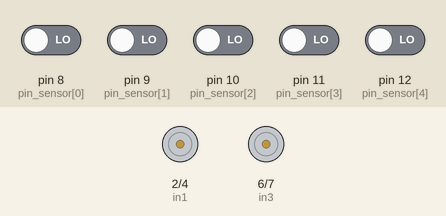
Bench run of a sketch on a simulated Arduino Uno, built with avr-gcc and run on an emulated ATmega328P. On the bench: motor-driver pin pairs drawn as motors (green arrow = first pin HIGH = forward, orange = second pin HIGH = backward, longer = more drive, scaled by the enable pin). The test bench sets the inputs (shaded band); at power-on: pin 8 (pin_sensor[0]), pin 9 (pin_sensor[1]), pin 10 (pin_sensor[2]), pin 11 (pin_sensor[3]), pin 12 (pin_sensor[4]) LOW.

Above: at 1.2 s.
1.3 s: pin 8 (pin_sensor[0]) driven HIGH
At 2.0 s:
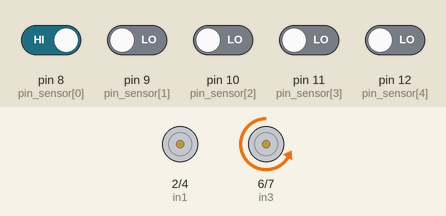
2.8 s: pin 8 (pin_sensor[0]) driven LOW
At 3.1 s:
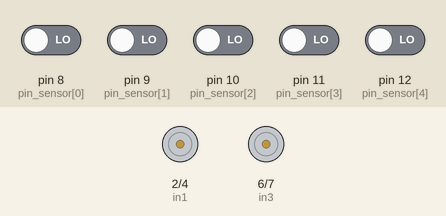
4.3 s: pin 10 (pin_sensor[2]) driven HIGH
At 5.4 s:
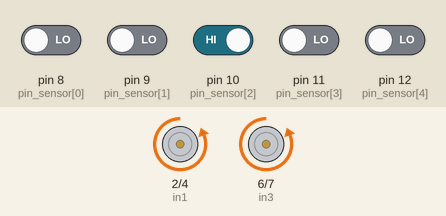
5.8 s: pin 10 (pin_sensor[2]) driven LOW
At 6.6 s:
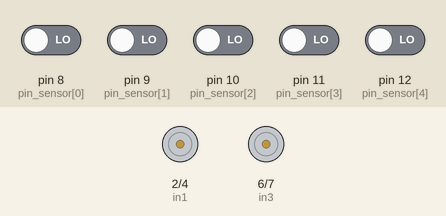
7.3 s: pin 11 (pin_sensor[3]) driven HIGH
At 7.7 s:
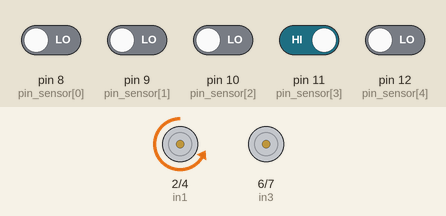
8.8 s: pin 10 (pin_sensor[2]) driven HIGH
At 10.1 s:
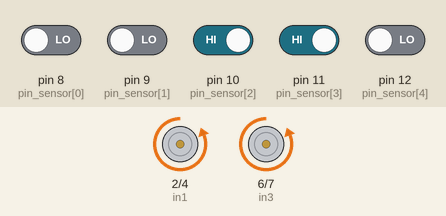
Timing chart, 0 to 11.3 s (numbered marks = the images above; inputs shaded):
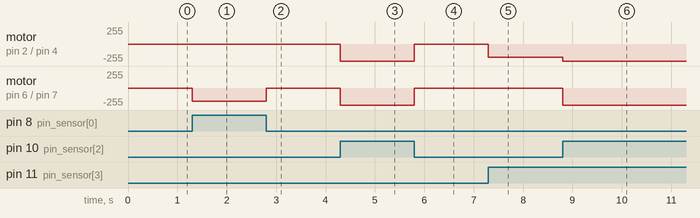

Measured:
- after the input at 1.3 s, motor on pin 6 (in3) / pin 7 (in4): stopped → backward 200/255 at once
- after the input at 2.8 s, motor on pin 6 (in3) / pin 7 (in4): backward 200/255 → stopped at once
- after the input at 4.3 s, motor on pin 2 (in1) / pin 4 (in2), motor on pin 6 (in3) / pin 7 (in4): stopped → backward 255/255 at once
- after the input at 5.8 s, motor on pin 2 (in1) / pin 4 (in2), motor on pin 6 (in3) / pin 7 (in4): backward 255/255 → stopped at once
- after the input at 7.3 s, motor on pin 2 (in1) / pin 4 (in2): stopped → backward 200/255 at once
- after the input at 8.8 s, motor on pin 2 (in1) / pin 4 (in2): backward 200/255 → backward 255/255 at once; motor on pin 6 (in3) / pin 7 (in4): stopped → backward 255/255 at once

The sketch:

UNO_5XIR_L298_LFTR_1.0.ino
```cpp
/*program Arduino LF dengan  sensor IR 5ch
  www.arducoding.com */
#define enA 3
#define in1 2
#define in2 4
#define in3 6
#define in4 7
#define enB 5

int pin_sensor[]={8,9,10,11,12};
int baca_sensor;
int inp;
int hasil_baca[]={0,0,0,0,0};

void setup(){
  pinMode(enA, OUTPUT); pinMode(enB, OUTPUT);
  pinMode(in1, OUTPUT); pinMode(in2, OUTPUT);
  pinMode(in3, OUTPUT); pinMode(in4, OUTPUT);

  int a;
  //setting pin sensor sebagai INPUT
   while(a<5){
    pinMode(pin_sensor[a],INPUT);
    a=a+1;
   }
 }
 void loop() {
   baca_sensor=readOut(pin_sensor);

   switch (baca_sensor) {
      //hasil baca sensor untuk belok kiri
      case 1: case 10: case 11: case 111:
      belok_kiri();  break;

      //hasil baca sensor untuk arah maju
      case 100: case 110: case 1100:
      gerak_maju(); break;

      //hasil baca sensor untuk belok kanan
      case 11100: case 11000:
      case 1000:  case 10000:
      belok_kanan(); break;

      //hasil baca sensor untuk stop
      case 11111:  case 0:
      motor_stop(); break;
   }

 }

 //menampung hasil baca sensor menjadi interger
 int readOut(int pin_sensor[]){
   int a,b,c=0;
   inp=0;
   while(c<5){
    hasil_baca[c]=0;
    c=c+1;
   }
   for(a=0;a<5;a++){
     hasil_baca[a]=digitalRead(pin_sensor[a]);
   }
   while(b<5){
     inp=inp*10+hasil_baca[b];
     b=b+1;
   }
  return inp;
}

//kendali motor
void gerak_maju(){
  analogWrite (enA, 255);
  digitalWrite(in1, LOW);
  digitalWrite(in2, HIGH);
  digitalWrite(in3, LOW);
  digitalWrite(in4, HIGH);
  analogWrite (enB, 255);
}
void belok_kanan(){
  analogWrite (enA, 0);
  digitalWrite(in1, LOW);
  digitalWrite(in2, HIGH);
  digitalWrite(in3, LOW);
  digitalWrite(in4, HIGH);
  analogWrite (enB, 200);
}

void belok_kiri(){
  analogWrite (enA, 200);
  digitalWrite(in1, LOW);
  digitalWrite(in2, HIGH);
  digitalWrite(in3, LOW);
  digitalWrite(in4, HIGH);
  analogWrite (enB, 0);
}
void motor_stop(){
  //kecepatan=0
  analogWrite (enA, 0);
  analogWrite (enB, 0);
}
```
